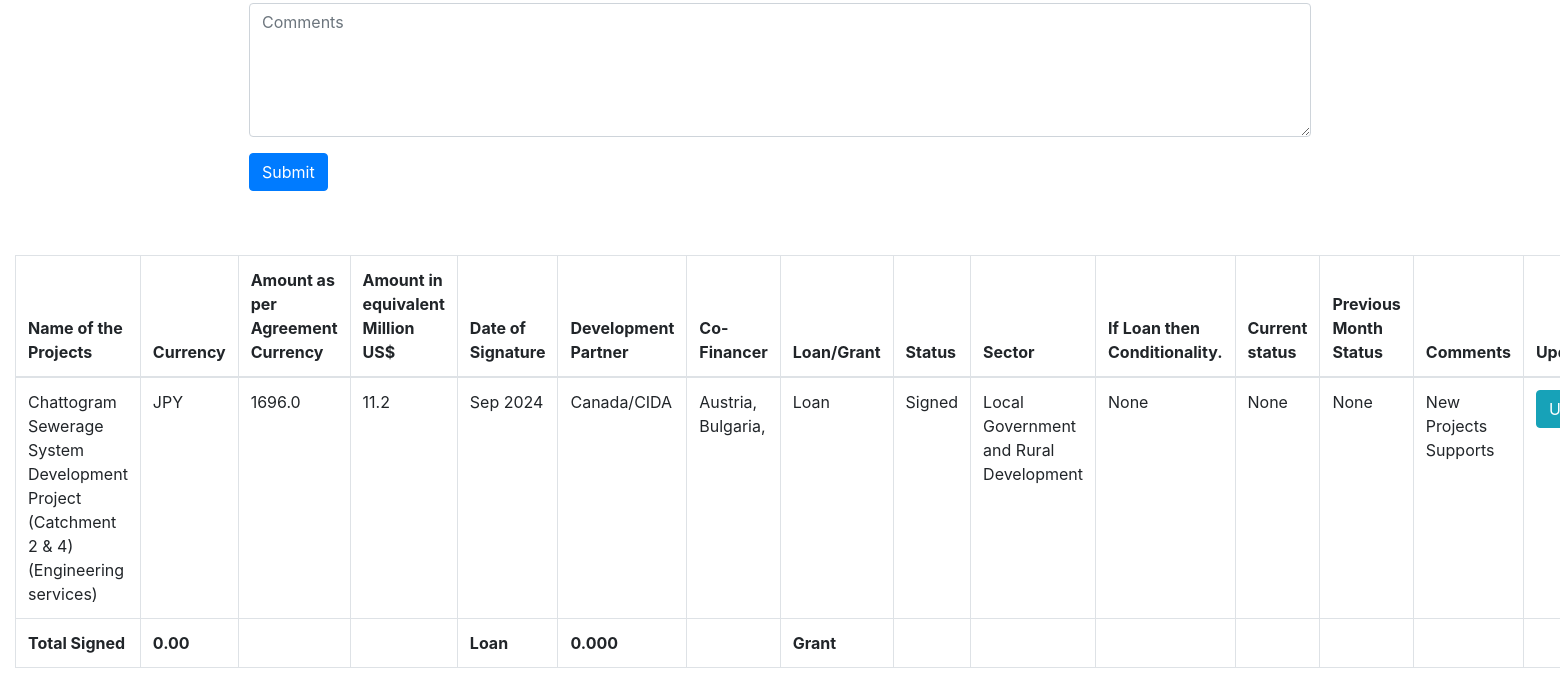
Before: /wings (signed in, lower part) with the older database file.
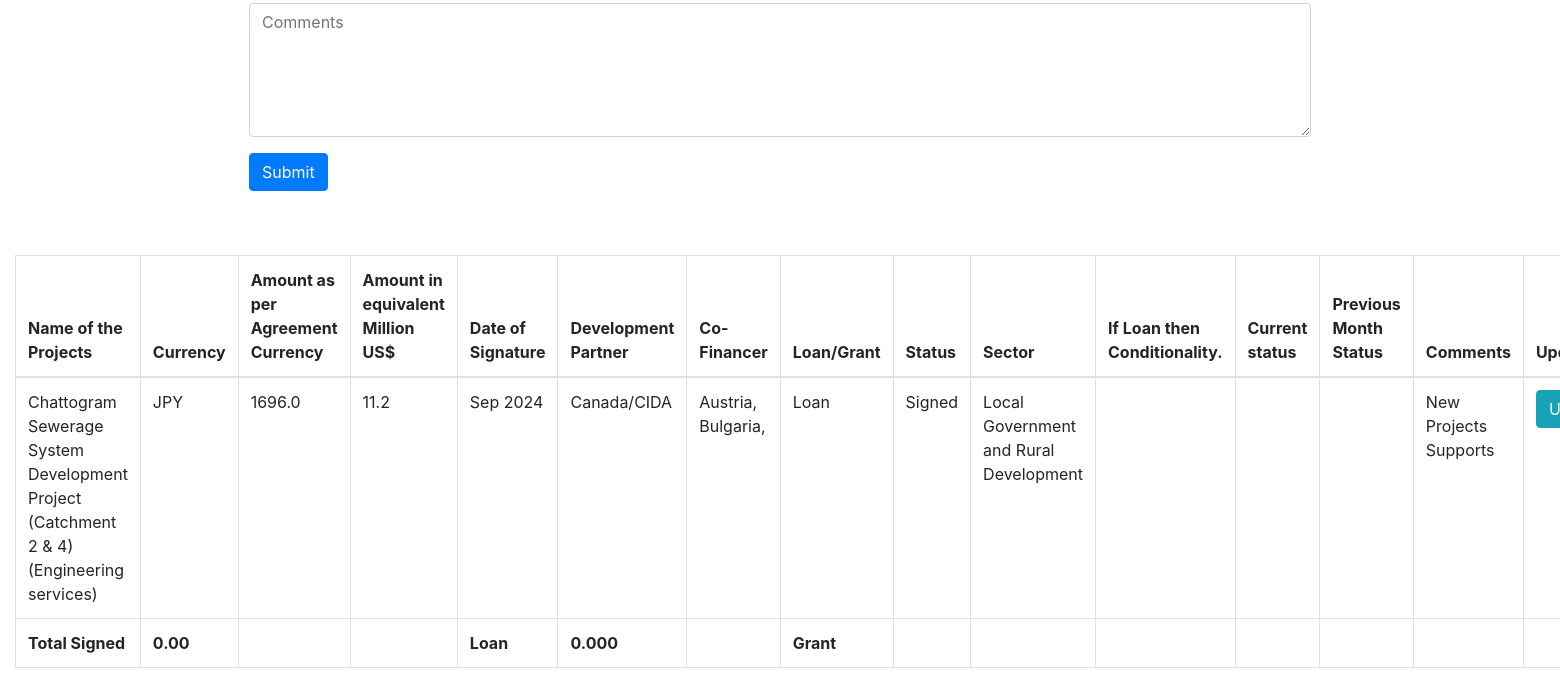
After: the same page with the newer database file.
### Wing/models.py (models this page shows, shortened)
class Wing_One(models.Model):
    wing                             = models.ForeignKey(User, null=True, on_delete=models.CASCADE)
    name                             = models.CharField(max_length=3000, null=True)
    currency                         = models.CharField(max_length=100, choices=CURRENCY, default='USD')
    amount_as_per_agreement_currency = models.FloatField()
    amount_in_equivalent_million_us  = models.FloatField()
    date_of_signature                = models.DateTimeField()
    development_partner              = models.CharField(max_length=100, choices=DEV_PARTNER)
    co_financer                      = models.ManyToManyField(CO_FINANCER)
    loan_or_grant                    = models.CharField(max_length=200, choices=LOAN_GRANT, default='Loan')
    status                           = models.CharField(max_length=100, choices=PROPABILITY)
    sector                           = models.CharField(max_length=500, choices=SECTOR, default='General Public Services')
    if_loan_conditionally            = models.TextField(null=True, blank=True)
    current_status                   = models.TextField(null=True, blank=True)
    previous_month_status            = models.TextField(null=True, blank=True)
    comments                         = models.TextField(null=True, blank=True)
    updated                          = models.DateTimeField(auto_now=True)

### Wing/decorators.py (the view)
        def wrapper_func(request, *args, **kwargs):
            group = None
            if request.user.groups.exists():
                group = request.user.groups.all()[0].name
            if group in allowed_roles:
                return view_func(request, *args, **kwargs)
            else:
                return redirect('dashboard')

### Wing/models.py (called while the page is built)
    def __str__(self):
        return self.name

### Wing/views.py (called while the page is built, shortened)
@login_required(login_url='login')
@allowerd_users(allowed_roles='wings')
def index(request):
    user = request.user
    queryset = Wing_One.objects.filter(wing=user)
    form = Wing_One_Form()
    form.wing = user
    context = {
        'queryset':queryset,
        'form':form
    }
    return render(request, 'index.html', context)

### templates/index.html (shortened to what this page needs)
{% extends 'base.html' %}
{% load crispy_forms_tags %}
{% block content %}
<div class="container mt-5">
  <br>
  <br>
  <br>
{% include 'wing_form.html' %}
</div>
<div class="container-fluid">
  <div class="mt-5">
    <table class="table table-bordered">
      <thead>
        <tr>
          <th scope="col">Name of the Projects</th>
          <th scope="col">Currency</th>
          <th scope="col">Amount  as per Agreement Currency</th>
          <th scope="col">Amount in equivalent Million US$</th>
          <th scope="col">Date of Signature</th>
          <th scope="col">Development Partner</th>
          <th scope="col">Co-Financer</th>
          <th scope="col">Loan/Grant</th>
          <th scope="col">Status</th>
          <th scope="col">Sector</th>
          <th scope="col">If Loan then Conditionality.</th>
          <th scope="col">Current status</th>
          <th scope="col">Previous Month Status</th>
          <th scope="col">Comments</th>
          <th scope="col">Update</th>
        </tr>
      </thead>
      <tbody>
        {% for obj in queryset %}
        <tr>
          <td>{{ obj.name }}</td>
          <td>{{ obj.currency }}</td>
          <td>{{ obj.amount_as_per_agreement_currency }}</td>
          <td>{{ obj.amount_in_equivalent_million_us }}</td>
          <td>{{ obj.date_of_signature|date:'M Y' }}</td>
          <td>{{ obj.development_partner }}</td>
          <td>
            {% for co in obj.co_financer.all %}
              {{ co }},
            {% endfor %}
          </td>
          <td>{{ obj.loan_or_grant }}</td>
          <td>{{ obj.status }}</td>
          <td>{{ obj.sector }}</td>
          <td>{{ obj.if_loan_conditionally }}</td>
          <td>{{ obj.current_status }}</td>
          <td>{{ obj.previous_month_status }}</td>
          <td>{{ obj.comments }}</td>
          <td>
            <a href="{% url 'update-wing' obj.id %}" class="btn btn-info">Update</a>
          </td>
        </tr>
        {% endfor %}
        <tr>
          <th scope="col">Total Signed</th>
          <th scope="col">0.00</th>
          <th scope="col"></th>
          <th scope="col"></th>
          <th scope="col">Loan</th>
          <th scope="col">0.000</th>
          <th></th>
          <th scope="col">Grant</th>
          <th scope="col"></th>
          <th scope="col"></th>
          <th scope="col"></th>
          <th scope="col"></th>
          <th scope="col"></th>
          <th scope="col"></th>
        </tr>
      </tbody>
    </table>
  </div>
</div>
{% endblock %}

Changed rows visible on the page:
changed Wing_One "JPY": if_loan_conditionally "None" → (not shown); current_status "None" → (not shown); previous_month_status "None" → (not shown)
